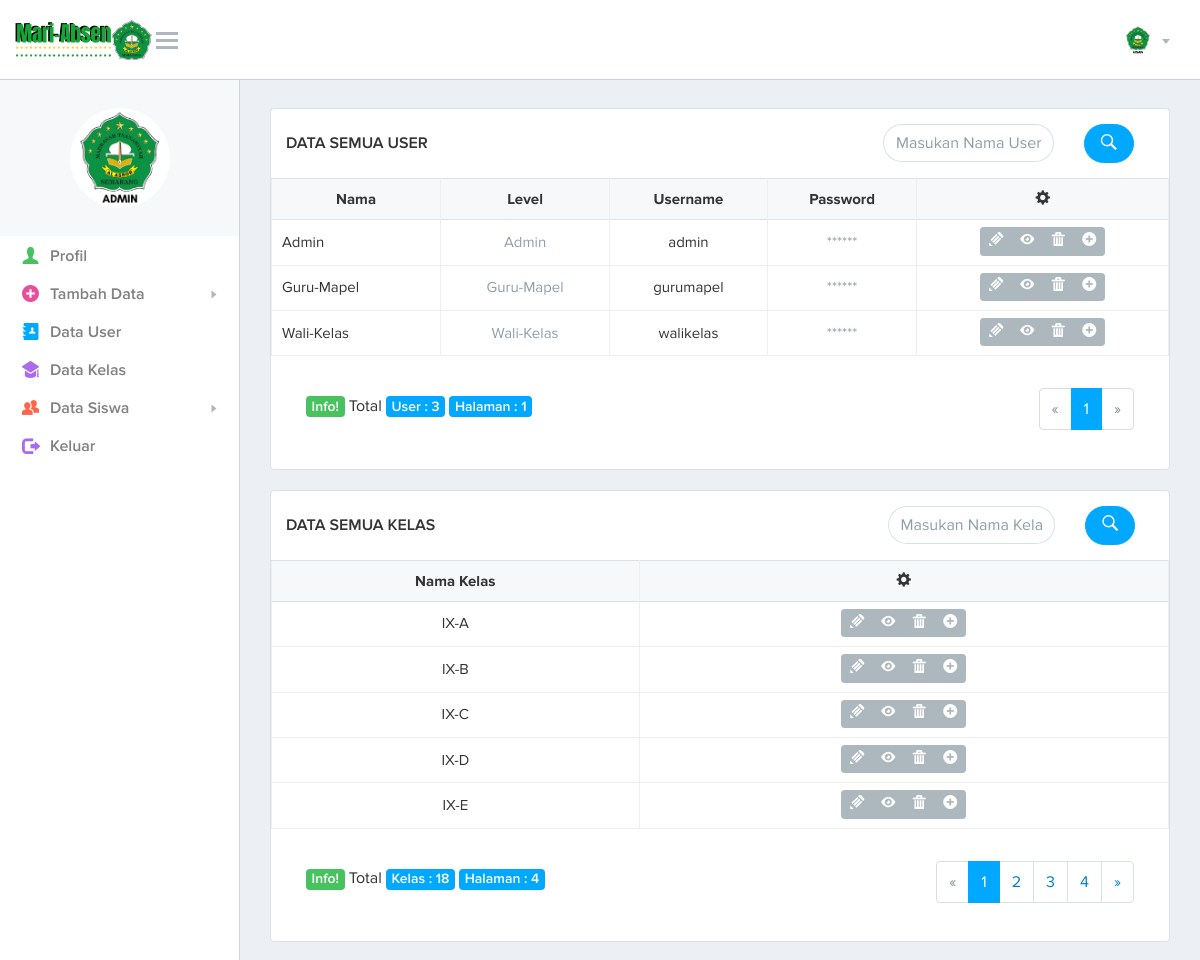
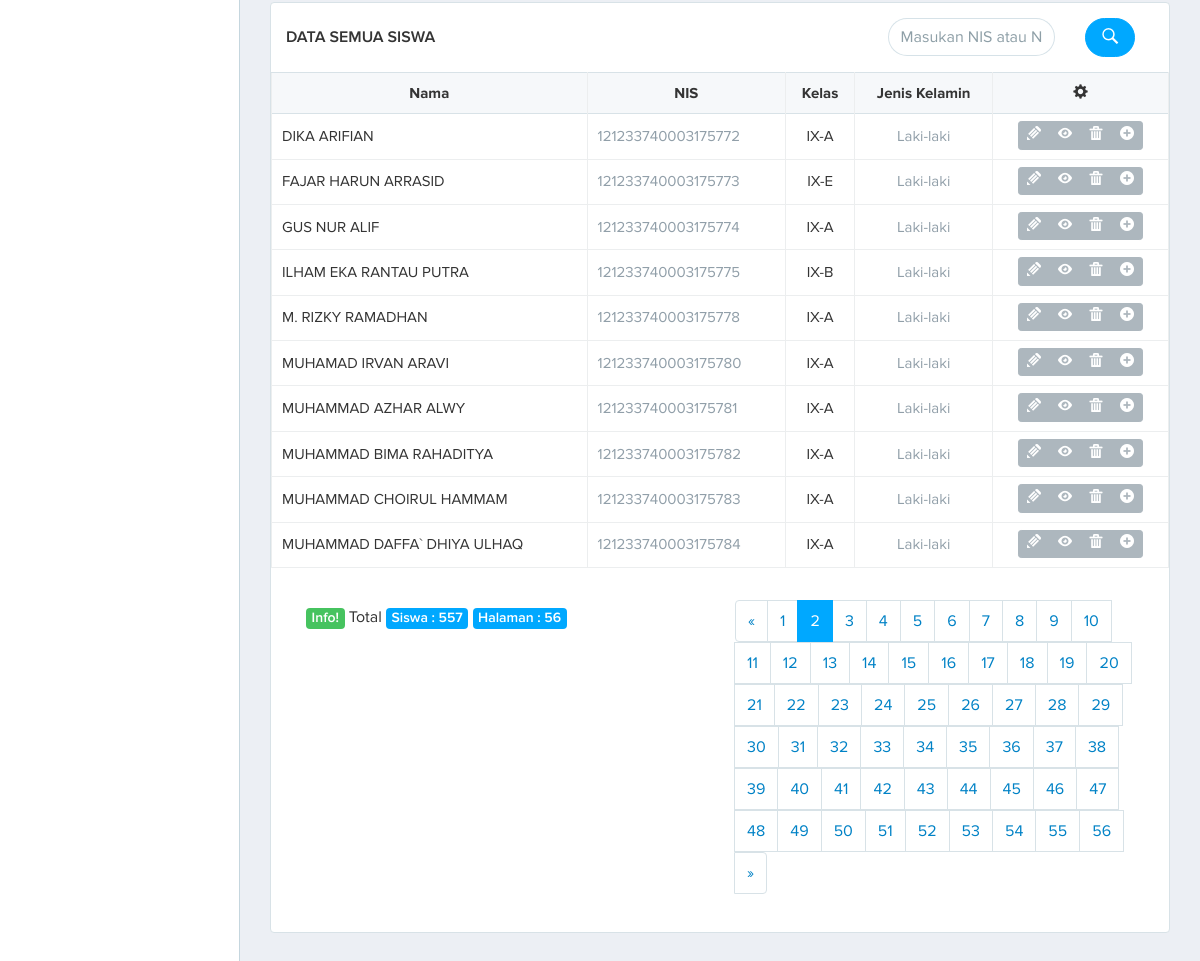
The page /page.php?home&pgs=2 (signed in) on the database its author committed (2 pictures, top to bottom).
### tables this page shows
CREATE TABLE IF NOT EXISTS `user` (
`id_user` int(10) NOT NULL,
  `user` char(25) NOT NULL,
  `pass` char(200) NOT NULL,
  `confirm` char(200) NOT NULL,
  `level` enum('Admin','Wali-Kelas','Guru-Mapel') NOT NULL,
  `nama` char(50) NOT NULL,
  `foto` char(200) NOT NULL
);

CREATE TABLE IF NOT EXISTS `kelas` (
`id_kelas` int(10) NOT NULL,
  `nm_kelas` char(50) NOT NULL
);

CREATE TABLE IF NOT EXISTS `siswa` (
  `id_siswa` varchar(40) DEFAULT NULL,
  `nama` varchar(50) NOT NULL,
  `nis` varchar(40) NOT NULL DEFAULT '',
  `jns_kel` enum('Laki-laki','Perempuan') NOT NULL,
  `tgl_lahir` varchar(20) DEFAULT NULL,
  `tmpt_lahir` varchar(50) DEFAULT NULL,
  `alamat` varchar(200) DEFAULT NULL,
  `nm_kelas` varchar(40) NOT NULL,
  `nama_ortu` varchar(40) DEFAULT NULL
);

### system/admin/home.php (the view, shortened to what this page needs)
<?php
include('system/inc/header.php');
include('system/inc/css.php');
include('system/inc/nav-admin.php');
?>
	<div class="page-content">
		<div class="container-fluid">
			<div class="row">
				<div class="col-lg-12 col-md-12">
				</div>
			</div>
			<section class="box-typical">
				<header class="box-typical-header">
					<div class="tbl-row">
						<div class="tbl-cell tbl-cell-title">
							<h3> DATA SEMUA USER</h3>
						</div>
						<form  id="form-insert" name="form-insert" method="get" action="search/user.php">
							<div class="tbl-cell tbl-cell-icon-right col-lg-6"></div>
							<div class="tbl-cell tbl-cell-action col-lg-4" align="right">
								<div class="form-control-wrapper">
									<input type="text" class="form-control form-control-rounded" name="q" id="form-q" placeholder="Masukan Nama User"
									data-validation="[L>=1]"
									data-validation-message="Tidak boleh kosong!"/>
								</div>
							</div>
							<div class="tbl-cell tbl-cell-icon-right col-lg-1" align="center">
								<button type="submit" class="btn btn-rounded btn-primary font-icon font-icon-search"> </button>
							</div>
						</form>
					</div>
				</header>
				<div class="box-typical-body">
					<div class="table-responsive">
						<table id="table-sm" class="table table-bordered table-hover table-sm">
							<thead>
								<tr>
								<th><center>Nama</center></th>
								<th><center>Level</center></th>
								<th><center>Username</center></th>
								<th><center>Password</center></th>
								<th><center><i class="font-icon glyphicon glyphicon-cog"></i> </center></th>
								</tr>
							</thead>
							<tbody>
								<?php
								$batas = 5;
								$pg = isset($_GET['pg']) ? $_GET['pg']:"";
								if (empty($pg)){
								$posisi = 0;
								$pg = 1;
								} else {
								$posisi = ($pg-1)*$batas; }
								$sql = mysql_query("SELECT * FROM user ORDER BY nama ASC limit $posisi, $batas ");
								while ($data = mysql_fetch_assoc($sql))
								{
								?>
								<tr>
								<td><?php echo $data['nama']; ?></td>
								<td class="color-blue-grey-lighter" align="center"><?php echo $data['level']; ?></td>
								<td align="center"><?php echo $data['user']; ?></td>
								<td class="color-blue-grey-lighter" align="center">******</td>
								<td align="center">
									<div class="btn-group btn-group-sm" role="group" aria-label="Basic example">
										<a href="page.php?edit-user&id=<?php echo $data['id_user'];?>" class="btn btn-default font-icon font-icon-pencil" data-toggle="tooltip" data-placement="top" title="Edit?"></a>
										<a href="page.php?detail-user&id=<?php echo $data['id_user'];?>" class="btn btn-default font-icon font-icon-eye" data-toggle="tooltip" data-placement="top" title="Detail?"></a>
										<a href="page.php?delete-user&id=<?php echo $data['id_user'];?>" onClick="return confirm('Yakin akan menghapus data ini?');" class="btn btn-default font-icon font-icon-trash" data-toggle="tooltip" data-placement="top" title="Hapus?"></a>
										<a href="page.php?tambah-user" class="btn btn-default font-icon font-icon-plus" data-toggle="tooltip" data-placement="top" title="Tambah?"></a>
									</div>
								</td>
								</tr>
	 							<?php
								}
								?>
							</tbody>
						</table>
					</div>
				</div>
				<div class="card-block">
					<div class="col-md-6">
						<?php
						$jml_data = mysql_num_rows(mysql_query("SELECT * FROM user"));
						$JmlHalaman = ceil($jml_data/$batas);
						?>
						<br>
  						<span class="label label-success">Info! </span> Total
						<span class="label label-primary">User : <?php echo $jml_data; ?> </span>
  						<span class="label label-primary">Halaman : <?php echo $JmlHalaman; ?> </span>
					</div>
					<div class="col-md-6" align="right">
						<nav>
							<ul class="pagination">
								<?php
								$JmlHalaman = ceil($jml_data/$batas);
								if ($pg > 1 ) {
								$link = $pg-1;
								$prev = "<li class='page-item'>
								<a class='page-link' href='page.php?home&pg=$link' aria-label='Previous'>
								<span aria-hidden='true'>&laquo;</span>
								<span class='sr-only'>Previous</span>
								</a></li>";
								} else {
								$prev = "<li class='page-item disabled'>
								<a class='page-link' href='page.php?home&pg=$link' aria-label='Previous'>
								<span aria-hidden='true'>&laquo;</span>
								<span class='sr-only'>Previous</span>
								</a></li> ";
								}
								$nmr = '';
								for ($i = 1; $i<= $JmlHalaman; $i++){
								if ($i == $pg){
								$nmr.= "<li class='page-item active'>
								<a class='page-link'>$i<span class='sr-only'>(current)</span></a></li>";
								} else {
								$nmr.= "<li class='page-item'><a class='page-link' href='page.php?home&pg=$i'>$i</a></li>";
								}
								}
								if ($pg < $JmlHalaman){
								$link = $pg+1;
								$next = "<li class='page-item'>
								<a class='page-link' href='page.php?home&pg=$link'aria-label='Next'>
								<span aria-hidden='true'>&raquo;</span>
								<span class='sr-only'>Next</span>
								</a></li>";
								} else {
								$next = " <li class='page-item disabled'>
								<a class='page-link' href='page.php?home&pg=$link'aria-label='Next'>
								<span aria-hidden='true'>&raquo;</span>
								<span class='sr-only'>Next</span>
								</a></li>";
								}
								echo $prev . $nmr . $next;
								?>
							</ul>
						</nav>
					</div>
				</div>
			</section>
			<section class="box-typical">
				<header class="box-typical-header">
					<div class="tbl-row">
						<div class="tbl-cell tbl-cell-title">
							<h3>DATA SEMUA KELAS</h3>
						</div>
						<form  id="form-insert" name="form-insert" method="get" action="search/kelas.php">
							<div class="tbl-cell tbl-cell-icon-right col-lg-6"> </div>
							<div class="tbl-cell tbl-cell-action col-lg-4" align="right">
								<div class="form-control-wrapper">
									<input type="text" class="form-control form-control-rounded" name="q" id="form-q" placeholder="Masukan Nama Kelas"
									data-validation="[L>=1]"
									data-validation-message="Tidak boleh kosong!"/>
								</div>
							</div>
							<div class="tbl-cell tbl-cell-icon-right col-lg-1" align="center">
								<button type="submit" class="btn btn-rounded btn-primary font-icon font-icon-search"> </button>
							</div>
						</form>
					</div>
				</header>
				<div class="box-typical-body">
					<div class="table-responsive">
						<table id="table-sm" class="table table-bordered table-hover table-sm">
							<thead>
								<tr>
								<th><center>Nama Kelas</center></th>
								<th><center><i class="font-icon glyphicon glyphicon-cog"></i> </center></th>
								</tr>
							</thead>
							<tbody>
								<?php
								$batas = 5;
								$pgk = isset($_GET['pgk']) ? $_GET['pgk']:"";
								if (empty($pgk)){
								$posisi = 0;
								$pgk = 1;
								} else {
								$posisi = ($pgk-1)*$batas; }
								$sql = mysql_query("SELECT * FROM kelas ORDER BY nm_kelas ASC limit $posisi, $batas ");
								while ($data = mysql_fetch_assoc($sql))
								{
								?>
								<tr>
								<td><center><?php echo $data['nm_kelas']; ?></center></td>
								<td align="center">
									<div class="btn-group btn-group-sm" role="group" aria-label="Basic example">
										<a href="page.php?edit-kelas&id=<?php echo $data['id_kelas'];?>" class="btn btn-default font-icon font-icon-pencil" data-toggle="tooltip" data-placement="top" title="Edit?"></a>
										<a href="page.php?detail-kelas&id=<?php echo $data['id_kelas'];?>" class="btn btn-default font-icon font-icon-eye" data-toggle="tooltip" data-placement="top" title="Detail?"></a>
										<a href="page.php?delete-kelas&id=<?php echo $data['id_kelas'];?>" onClick="return confirm('Yakin akan menghapus data ini?');" class="btn btn-default font-icon font-icon-trash" data-toggle="tooltip" data-placement="top" title="Hapus?"></a>
										<a href="page.php?tambah-kelas" class="btn btn-default font-icon font-icon-plus" data-toggle="tooltip" data-placement="top" title="Tambah?"></a>
									</div>
								</td>
								</tr>
								<?php
								}
								?>
							</tbody>
						</table>
					</div>
				</div>
				<div class="card-block">
					<div class="col-md-6">
						<?php
						$jml_data = mysql_num_rows(mysql_query("SELECT * FROM kelas"));
						$JmlHalaman = ceil($jml_data/$batas);
						?>
						<br>
  						<span class="label label-success">Info! </span> Total
						<span class="label label-primary">Kelas : <?php echo $jml_data; ?> </span>
  						<span class="label label-primary">Halaman : <?php echo $JmlHalaman; ?> </span>
					</div>
					<div class="col-md-6" align="right">
						<nav>
							<ul class="pagination">
								<?php
								$JmlHalaman = ceil($jml_data/$batas);
								if ($pgk > 1 ) {
								$link = $pgk-1;
								$prev = "<li class='page-item'>
								<a class='page-link' href='page.php?home&pgk=$link' aria-label='Previous'>
								<span aria-hidden='true'>&laquo;</span>
								<span class='sr-only'>Previous</span>
								</a></li>";
								} else {
								$prev = "<li class='page-item disabled'>
								<a class='page-link' href='page.php?home&pgk=$link' aria-label='Previous'>
								<span aria-hidden='true'>&laquo;</span>
								<span class='sr-only'>Previous</span>
								</a></li> ";
								}
								$nmr = '';
								for ($i = 1; $i<= $JmlHalaman; $i++){
								if ($i == $pgk){
								$nmr.= "<li class='page-item active'>
								<a class='page-link'>$i<span class='sr-only'>(current)</span></a></li>";
								} else {
								$nmr.= "<li class='page-item'><a class='page-link' href='page.php?home&pgk=$i'>$i</a></li>";
								}
								}
								if ($pgk < $JmlHalaman){
								$link = $pgk+1;
								$next = "<li class='page-item'>
								<a class='page-link' href='page.php?home&pgk=$link'aria-label='Next'>
								<span aria-hidden='true'>&raquo;</span>
								<span class='sr-only'>Next</span>
								</a></li>";
								} else {
								$next = " <li class='page-item disabled'>
								<a class='page-link' href='page.php?home&pgk=$link'aria-label='Next'>
								<span aria-hidden='true'>&raquo;</span>
								<span class='sr-only'>Next</span>
								</a></li>";
								}
								echo $prev . $nmr . $next;
								?>
							</ul>
						</nav>
					</div>
				</div>
			</section>
			<section class="box-typical">
				<header class="box-typical-header">
					<div class="tbl-row">
						<div class="tbl-cell tbl-cell-title">
							<h3>DATA SEMUA SISWA</h3>
						</div>
						<form  id="form-insert" name="form-insert" method="get" action="search/siswa.php">
							<div class="tbl-cell tbl-cell-icon-right col-lg-6"> </div>
							<div class="tbl-cell tbl-cell-action col-lg-4" align="right">
								<div class="form-control-wrapper">
									<input type="text" class="form-control form-control-rounded" name="q" id="form-q" placeholder="Masukan NIS atau Nama Siswa"
									data-validation="[L>=1]"
									data-validation-message="Tidak boleh kosong!"/>
								</div>
							</div>
							<div class="tbl-cell tbl-cell-icon-right col-lg-1" align="center">
								<button type="submit" class="btn btn-rounded btn-primary font-icon font-icon-search"> </button>
							</div>
						</form>
					</div>
				</header>
				<div class="box-typical-body">
					<div class="table-responsive">
						<table id="table-sm" class="table table-bordered table-hover table-sm">
							<thead>
								<tr>
								<th><center>Nama</center></th>
								<th><center>NIS</center></th>
								<th><center>Kelas</center></th>
								<th><center>Jenis Kelamin</center></th>
								<th><center><i class="font-icon glyphicon glyphicon-cog"></i> </center></th>
								</tr>
							</thead>
							<tbody>
								<?php
								$batas = 10;
								$pgs = isset($_GET['pgs']) ? $_GET['pgs']:"";
								if (empty($pgs)){
								$posisi = 0;
								$pgs = 1;
								} else {
								$posisi = ($pgs-1)*$batas; }
								$sql = mysql_query("SELECT * FROM siswa ORDER BY nis ASC limit $posisi, $batas ");
								while ($data = mysql_fetch_assoc($sql))
								{
								?>
								<tr>
								<td><?php echo $data['nama']; ?></td>
								<td class="color-blue-grey-lighter"><?php echo $data['nis']; ?></td>
								<td align="center"><?php echo $data['nm_kelas']; ?></td>
								<td class="color-blue-grey-lighter" align="center"><?php echo $data['jns_kel']; ?></td>
								<td align="center">
									<div class="btn-group btn-group-sm" role="group" aria-label="Basic example">
										<a href="page.php?edit-siswa&id=<?php echo $data['id_siswa'];?>" class="btn btn btn-default" data-toggle="tooltip" data-placement="top" title="Edit?"><i class="font-icon font-icon-pencil"></i> </a>
										<a href="page.php?detail-siswa&id=<?php echo $data['id_siswa'];?>" class="btn btn btn-default" data-toggle="tooltip" data-placement="top" title="Detail?"><i class="font-icon font-icon-eye"></i> </a>
										<a href="page.php?delete-siswa&id=<?php echo $data['id_siswa'];?>" onClick="return confirm('Yakin akan menghapus data ini?');" class="btn btn btn-default" data-toggle="tooltip" data-placement="top" title="Hapus?"><i class="font-icon font-icon-trash"></i> </a>
										<a href="page.php?tambah-siswa" class="btn btn-default font-icon font-icon-plus" data-toggle="tooltip" data-placement="top" title="Tambah?"></a>
									</div>
								</td>
								</tr>
	 							<?php
								}
								?>
							</tbody>
						</table>
					</div>
				</div>
				<div class="card-block">
					<div class="col-md-6">
						<?php
						$jml_data = mysql_num_rows(mysql_query("SELECT * FROM siswa"));
						$JmlHalaman = ceil($jml_data/$batas);
						?>
						<br>
  						<span class="label label-success">Info! </span> Total
						<span class="label label-primary">Siswa : <?php echo $jml_data; ?> </span>
  						<span class="label label-primary">Halaman : <?php echo $JmlHalaman; ?> </span>
					</div>
					<div class="col-md-6" align="right">
						<nav>
							<ul class="pagination">
								<?php
								$JmlHalaman = ceil($jml_data/$batas);
								if ($pgs > 1 ) {
								$link = $pgs-1;
								$prev = "<li class='page-item'>
								<a class='page-link' href='page.php?home&pgs=$link' aria-label='Previous'>
								<span aria-hidden='true'>&laquo;</span>
								<span class='sr-only'>Previous</span>
								</a></li>";
								} else {
								$prev = "<li class='page-item disabled'>
								<a class='page-link' href='page.php?home&pgs=$link' aria-label='Previous'>
								<span aria-hidden='true'>&laquo;</span>
								<span class='sr-only'>Previous</span>
								</a></li> ";
								}
								$nmr = '';
								for ($i = 1; $i<= $JmlHalaman; $i++){
								if ($i == $pgs){
								$nmr.= "<li class='page-item active'>
								<a class='page-link'>$i<span class='sr-only'>(current)</span></a></li>";
								} else {
								$nmr.= "<li class='page-item'><a class='page-link' href='page.php?home&pgs=$i'>$i</a></li>";
								}
								}
								if ($pgs < $JmlHalaman){
								$link = $pgs+1;
								$next = "<li class='page-item'>
								<a class='page-link' href='page.php?home&pgs=$link'aria-label='Next'>
								<span aria-hidden='true'>&raquo;</span>
								<span class='sr-only'>Next</span>
								</a></li>";
								} else {
								$next = " <li class='page-item disabled'>
								<a class='page-link' href='page.php?home&pgs=$link'aria-label='Next'>
								<span aria-hidden='true'>&raquo;</span>
								<span class='sr-only'>Next</span>
								</a></li>";
								}
								echo $prev . $nmr . $next;
								?>
							</ul>
						</nav>
					</div>
				</div>
			</section>
		</div>
	</div>
<?php
include('system/inc/footer.php');
?>

### rows shown on the page
user: nama "Admin", level "Admin", user "admin"
user: nama "Guru-Mapel", level "Guru-Mapel", user "gurumapel"
user: nama "Wali-Kelas", level "Wali-Kelas", user "walikelas"
kelas: nm_kelas "IX-A"
kelas: nm_kelas "IX-B"
kelas: nm_kelas "IX-C"
kelas: nm_kelas "IX-D"
kelas: nm_kelas "IX-E"
siswa: nama "DIKA ARIFIAN", nis "121233740003175772", nm_kelas "IX-A", jns_kel "Laki-laki"
siswa: nama "FAJAR HARUN ARRASID", nis "121233740003175773", nm_kelas "IX-E", jns_kel "Laki-laki"
siswa: nama "GUS NUR ALIF", nis "121233740003175774", nm_kelas "IX-A", jns_kel "Laki-laki"
siswa: nama "ILHAM EKA RANTAU PUTRA", nis "121233740003175775", nm_kelas "IX-B", jns_kel "Laki-laki"
siswa: nama "M. RIZKY RAMADHAN", nis "121233740003175778", nm_kelas "IX-A", jns_kel "Laki-laki"
siswa: nama "MUHAMAD IRVAN ARAVI", nis "121233740003175780", nm_kelas "IX-A", jns_kel "Laki-laki"
siswa: nama "MUHAMMAD AZHAR ALWY", nis "121233740003175781", nm_kelas "IX-A", jns_kel "Laki-laki"
siswa: nama "MUHAMMAD BIMA RAHADITYA", nis "121233740003175782", nm_kelas "IX-A", jns_kel "Laki-laki"
siswa: nama "MUHAMMAD CHOIRUL HAMMAM", nis "121233740003175783", nm_kelas "IX-A", jns_kel "Laki-laki"
siswa: nama "MUHAMMAD DAFFA` DHIYA ULHAQ", nis "121233740003175784", nm_kelas "IX-A", jns_kel "Laki-laki"

### other values the page prints
$jml_data "3"
$JmlHalaman "1"
$jml_data "18"
$JmlHalaman "4"
$jml_data "557"
$JmlHalaman "56"
